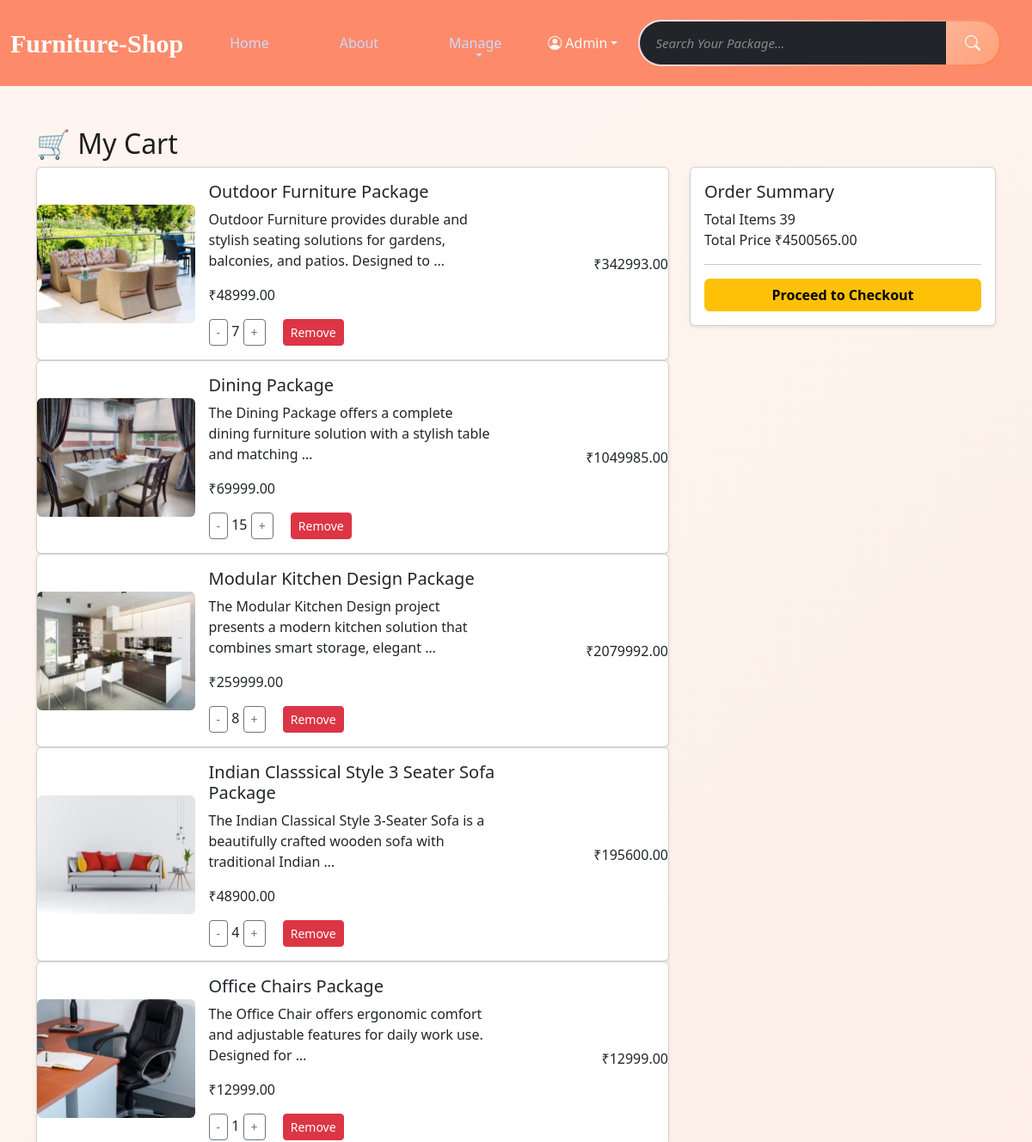
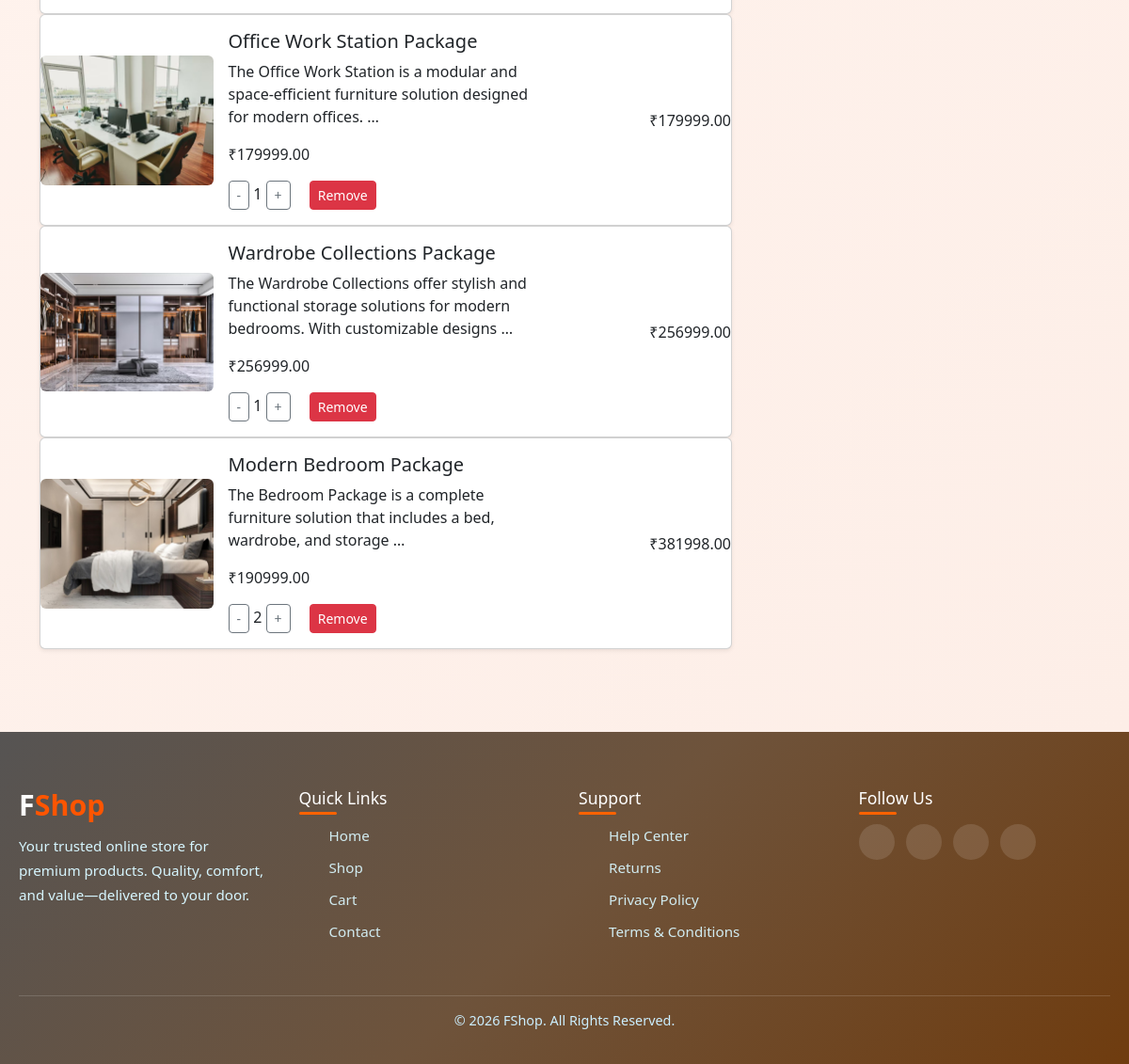
/cart/ (signed in), run on an earlier commit of the app's database (2 pictures, top to bottom).
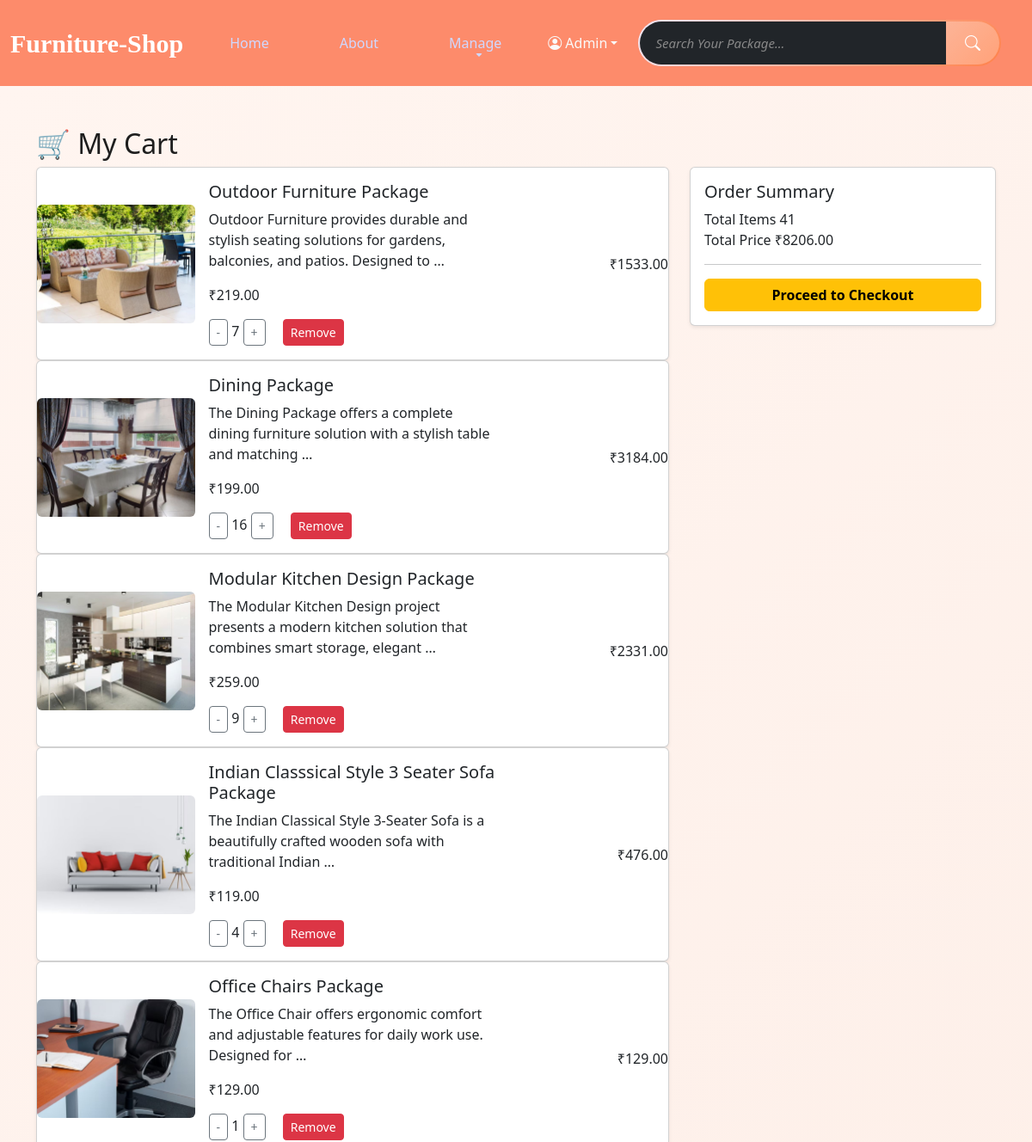
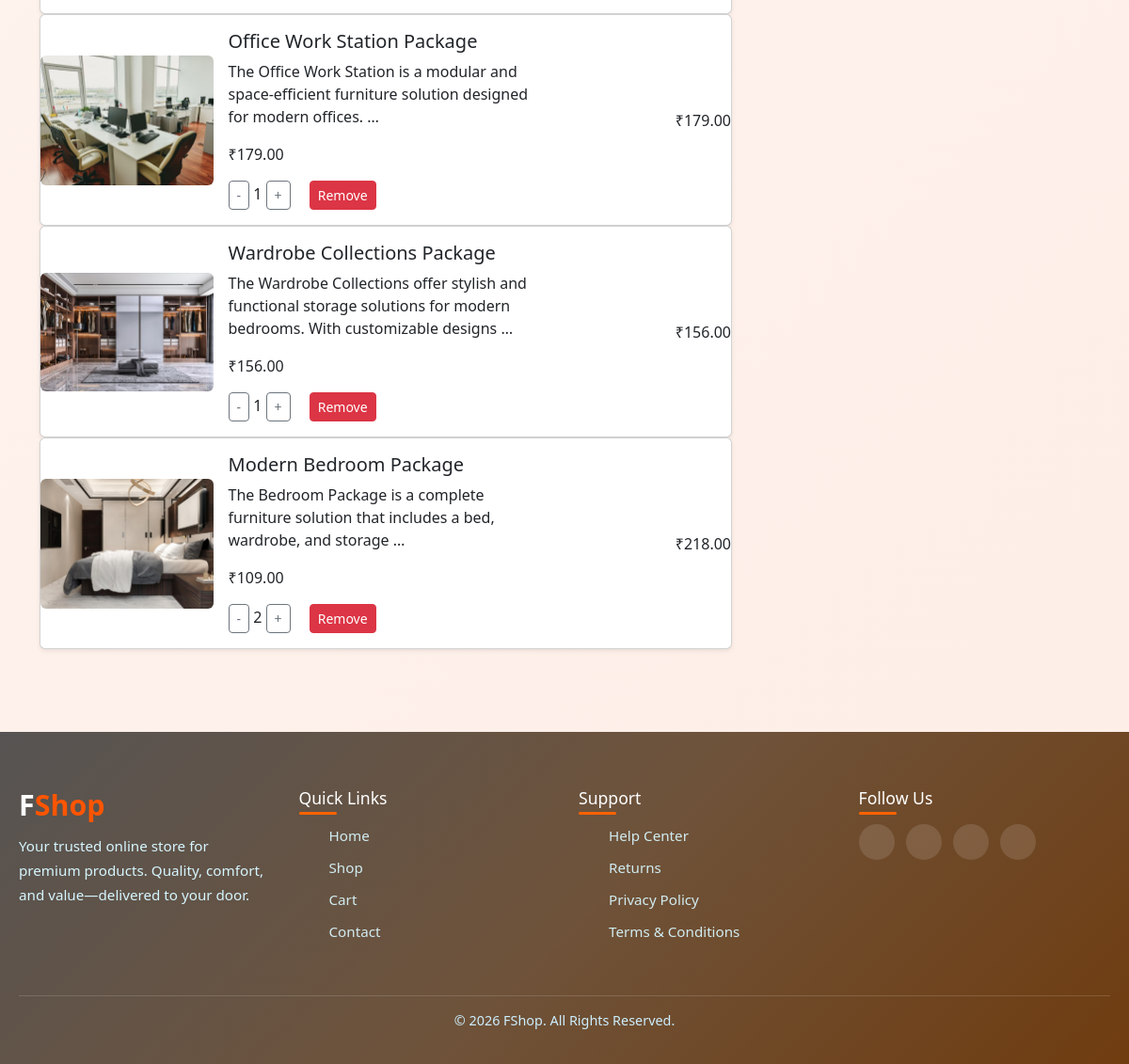
And on a later commit of the database (2 pictures, top to bottom).
### cart/models.py (models this page shows, shortened)
class CartItem(models.Model):
    product = models.ForeignKey(Product, on_delete=models.CASCADE, related_name='cart_items')
    user = models.ForeignKey(User, on_delete=models.CASCADE, related_name='cart_items')
    quantity = models.PositiveIntegerField(default=0)
    added = models.DateTimeField(auto_now_add=True)
    updated = models.DateTimeField(auto_now=True)
    class Meta:
        unique_together = [['user', 'product']]
    @property
    def subtotal(self):
        return self.quantity * self.product.price

### products/models.py (models this page shows, shortened)
class Product(models.Model):
    title = models.CharField(max_length=255)
    desc = models.TextField(max_length=500)
    price = models.DecimalField(max_digits=10, decimal_places=2)
    stock = models.PositiveIntegerField()
    thumbnail = models.ImageField(upload_to='products/thumbnails/')
    created_at = models.DateTimeField(auto_now_add=True)
    updated_at = models.DateTimeField(auto_now=True)

### cart/views.py (the view)
# urls.py: path('', view_cart, name = 'view_cart'),
@login_required
def view_cart(request):
    cart_items = CartItem.objects.filter(user=request.user)
    total_quantity = sum(item.quantity for item in cart_items)
    total_price = sum(item.subtotal for item in cart_items)
    context = {
        "cart_items": cart_items,
        "total_quantity": total_quantity,
        "total_price": total_price,
    }
    return render(request, "cart/cart.html", context)

### templates/cart/cart.html (shortened to what this page needs)
{% extends 'base/base.html' %}
{% block content %}
<section id="cart-page" class="container py-5"
data-plus-url="{% url 'increase_cart_item' %}"
data-minus-url="{% url 'decrease_cart_item' %}"
data-remove-url="{% url 'remove_cart_item' %}">
    <h2 class="cart-title">🛒 My Cart</h2>
    {% if cart_items %}
    <div class="row">
        <div class="col-lg-8 cart-items">
            {% for item in cart_items %}
                {% include 'cart/includes/product_cart_item.html' %}
            {% endfor %}
        </div>
        <div class="col-lg-4">
            <div class="cart-summary card shadow-sm sticky-top">
                <div class="card-body">
                    <h5 class="summary-title">Order Summary</h5>
                    <div class="summary-row">
                        <span>Total Items</span>
                        <span>{{ total_quantity }}</span>
                    </div>
                    <div class="summary-row total">
                        <span>Total Price</span>
                        <span>₹{{ total_price }}</span>
                    </div>
                    <hr>
                    <a href="{% url 'create_order' %}" class="btn btn-warning w-100 fw-bold">
                        Proceed to Checkout
                    </a>
                </div>
            </div>
        </div>
    </div>
    {% else %}
        {% include 'cart/includes/empty_cart.html' %}
    {% endif %}
</section>
{% endblock %}

### templates/cart/includes/product_cart_item.html
<div class="cart-item card shadow-sm"
     data-product-id="{{ item.product.id }}">
    <div class="row g-0 align-items-center">
        <div class="col-md-3 text-center cart-thumb">
            <img src="{{ item.product.thumbnail.url }}"
                 class="img-fluid rounded">
        </div>
        <div class="col-md-6">
            <div class="card-body">
                <h5 class="cart-product-title">
                    <a href="{% url 'product_details' item.product.pk %}" class="no-decoration">
                        {{ item.product.title }}
                    </a>
                </h5>
                <p class="cart-product-desc">
                    {{ item.product.desc|truncatewords:15 }}
                </p>
                <p class="cart-price">
                    ₹{{ item.product.price }}
                </p>
                <div class="cart-controls">
                    <button class="btn btn-outline-secondary btn-sm qty-minus">-</button>
                    <span class="cart-qty qty">{{ item.quantity }}</span>
                    <button class="btn btn-outline-secondary btn-sm qty-plus">+</button>
                    <button class="btn btn-danger btn-sm ms-3 remove-item">
                        Remove
                    </button>
                </div>
            </div>
        </div>
        <div class="col-md-3 text-end cart-subtotal subtotal">
            ₹{{ item.subtotal }}
        </div>
    </div>
</div>

What changed in the data, as far as the page shows it:
changed through a linked row, CartItem "Outdoor Furniture Package": product.price "48999.00" → "219.00"; subtotal "342993.00" → "1533.00"
changed CartItem "Dining Package": product.price "69999.00" → "199.00"; quantity "15" → "16"; subtotal "1049985.00" → "3184.00"
changed CartItem "Modular Kitchen Design Package": product.price "259999.00" → "259.00"; quantity "8" → "9"; subtotal "2079992.00" → "2331.00"
changed through a linked row, CartItem "Indian Classsical Style 3 Seater Sofa Package": product.price "48900.00" → "119.00"; subtotal "195600.00" → "476.00"
changed through a linked row, CartItem "Office Chairs Package": product.price "12999.00" → "129.00"; subtotal "12999.00" → "129.00"
changed through a linked row, CartItem "Office Work Station Package": product.price "179999.00" → "179.00"; subtotal "179999.00" → "179.00"
changed through a linked row, CartItem "Wardrobe Collections Package": product.price "256999.00" → "156.00"; subtotal "256999.00" → "156.00"
changed through a linked row, CartItem "Modern Bedroom Package": product.price "190999.00" → "109.00"; subtotal "381998.00" → "218.00"
Also different on the page:
{{ total_quantity }}: "39" → "41"
{{ total_price }}: "4500565.00" → "8206.00"
